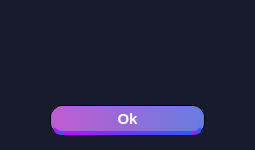
<?xml version="1.0" encoding="UTF-8"?>
<ui version="4.0">
 <class>Message</class>
 <widget class="QDialog" name="Message">
  <property name="geometry">
   <rect>
    <x>0</x>
    <y>0</y>
    <width>255</width>
    <height>150</height>
   </rect>
  </property>
  <property name="sizePolicy">
   <sizepolicy hsizetype="Fixed" vsizetype="Fixed">
    <horstretch>0</horstretch>
    <verstretch>0</verstretch>
   </sizepolicy>
  </property>
  <property name="minimumSize">
   <size>
    <width>200</width>
    <height>150</height>
   </size>
  </property>
  <property name="maximumSize">
   <size>
    <width>255</width>
    <height>150</height>
   </size>
  </property>
  <property name="windowTitle">
   <string>Dialog</string>
  </property>
  <property name="styleSheet">
   <string notr="true">color: white;
font-weight: bold;
font-size: 15px;
background-color: #181B2C;</string>
  </property>
  <layout class="QVBoxLayout" name="verticalLayout">
   <property name="spacing">
    <number>0</number>
   </property>
   <property name="leftMargin">
    <number>0</number>
   </property>
   <property name="topMargin">
    <number>0</number>
   </property>
   <property name="rightMargin">
    <number>0</number>
   </property>
   <property name="bottomMargin">
    <number>15</number>
   </property>
   <item>
    <widget class="QFrame" name="MessageFr">
     <property name="styleSheet">
      <string notr="true">border: none;</string>
     </property>
     <property name="frameShape">
      <enum>QFrame::StyledPanel</enum>
     </property>
     <property name="frameShadow">
      <enum>QFrame::Raised</enum>
     </property>
     <layout class="QHBoxLayout" name="horizontalLayout">
      <item>
       <widget class="QPushButton" name="Icon">
        <property name="sizePolicy">
         <sizepolicy hsizetype="Preferred" vsizetype="Preferred">
          <horstretch>0</horstretch>
          <verstretch>0</verstretch>
         </sizepolicy>
        </property>
        <property name="text">
         <string/>
        </property>
       </widget>
      </item>
      <item>
       <widget class="QLabel" name="Text">
        <property name="styleSheet">
         <string notr="true">font-size: 15px;</string>
        </property>
        <property name="text">
         <string>&lt;html&gt;&lt;head/&gt;&lt;body&gt;&lt;p&gt;&lt;br/&gt;&lt;/p&gt;&lt;/body&gt;&lt;/html&gt;</string>
        </property>
        <property name="alignment">
         <set>Qt::AlignCenter</set>
        </property>
       </widget>
      </item>
     </layout>
    </widget>
   </item>
   <item>
    <widget class="QPushButton" name="Ok">
     <property name="minimumSize">
      <size>
       <width>0</width>
       <height>30</height>
      </size>
     </property>
     <property name="cursor">
      <cursorShape>PointingHandCursor</cursorShape>
     </property>
     <property name="styleSheet">
      <string notr="true">QPushButton:pressed
{
	margin: 4px 50px 0px 50px;
	border: 1px solid black;
}

QPushButton
{
	margin: 0px 50px 0px 50px;
	border: 1px solid black;
	border-radius: 12px;
	background: qlineargradient(x1:0 y1:0, x2:1 y2:0, stop:0 #C35BD1, stop:1 #657DDF);
	border-bottom: 4px solid qlineargradient(x1:0 y1:0, x2:1 y2:0, stop:0 #AE16F5, stop:1 #2B5EF5);
}</string>
     </property>
     <property name="text">
      <string>Ok</string>
     </property>
    </widget>
   </item>
  </layout>
 </widget>
 <resources/>
 <connections/>
</ui>
